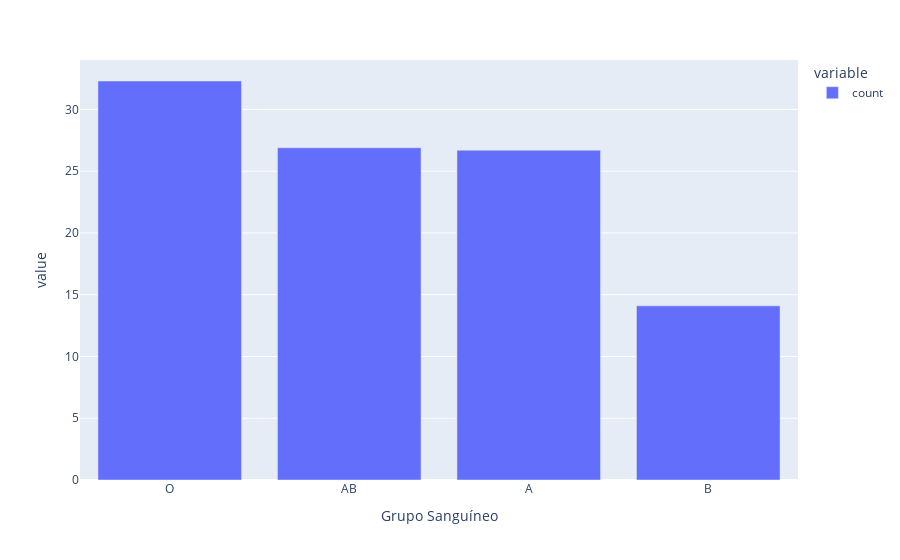

The notebook cell saved with this chart:
### Code cell
px.bar(df_colesterol.value_counts('Grupo Sanguíneo')/len(df_colesterol) * 100)

### Figure 1 — Plotly figure (JSON) as saved in the notebook; plotly's stock layout.template omitted (floating-point values rounded to 4 significant figures)
{"data": [{"hovertemplate": "variable=count<br>Grupo Sanguíneo=%{x}<br>value=%{y}<extra></extra>", "legendgroup": "count", "marker": {"color": "#636efa", "pattern": {"shape": ""}}, "name": "count", "orientation": "v", "showlegend": true, "textposition": "auto", "type": "bar", "x": ["O", "AB", "A", "B"], "xaxis": "x", "y": [32.3, 26.9, 26.7, 14.1], "yaxis": "y"}], "layout": {"barmode": "relative", "legend": {"title": {"text": "variable"}, "tracegroupgap": 0}, "margin": {"t": 60}, "xaxis": {"anchor": "y", "domain": [0, 1], "title": {"text": "Grupo Sanguíneo"}}, "yaxis": {"anchor": "x", "domain": [0, 1], "title": {"text": "value"}}}}
